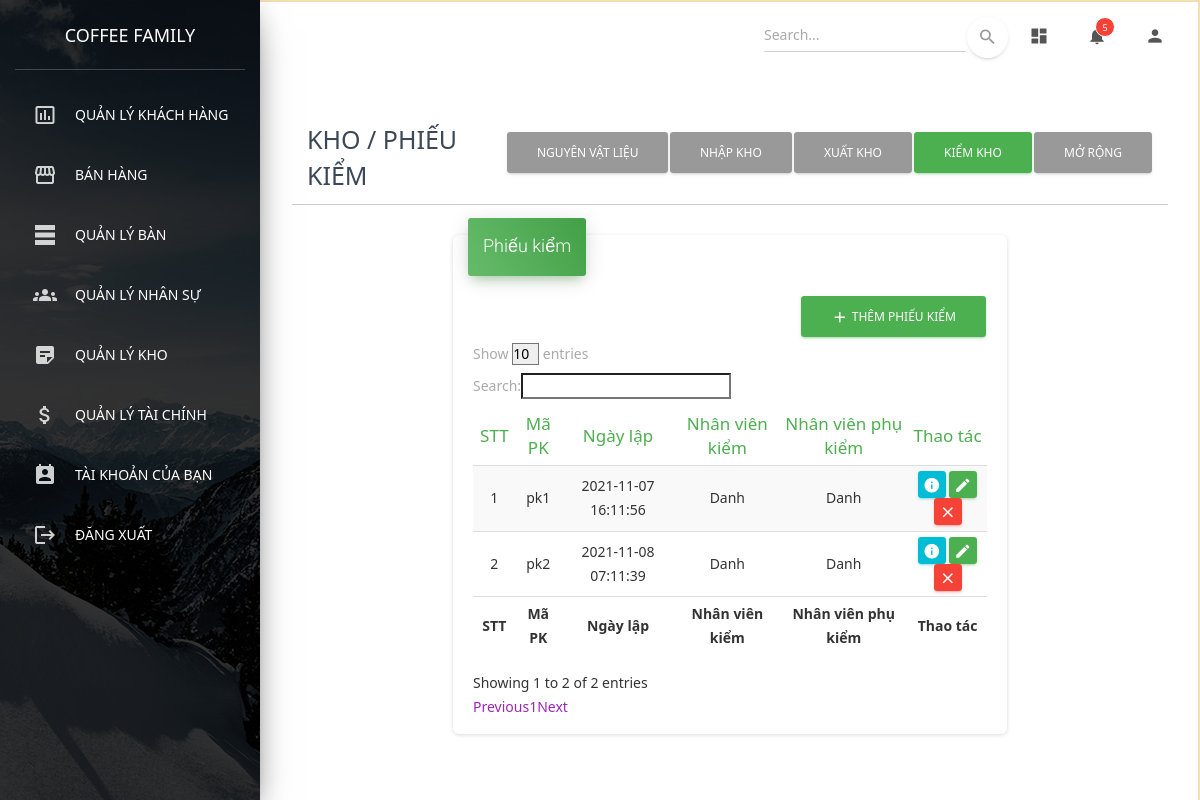
Screenshot of /admin/index.php?page=werehouse&report (signed in) with the database file from the repository.
### tables this page shows
CREATE TABLE `phieukiem` (
  `MaPK` varchar(10) NOT NULL,
  `MaNVKiem` varchar(10) NOT NULL,
  `MaNVPhuKiem` varchar(10) NOT NULL,
  `NgayLap` datetime NOT NULL,
  `GhiChu` varchar(150) NOT NULL
);

### models/M_PhieuKiem.php (called while the page is built, shortened)
<?php
include 'E_PhieuKiemKho.php';
class Model_PhieuKiem
{
    public function get_AllPhieuKiem()
    {
        include '../configs/config.php';
        $sql = 'SELECT * FROM phieukiem';
        $result = $conn->query($sql);
        $PhieuKiemList = array();
        if ($result->num_rows > 0) {
            while ($row = $result->fetch_assoc()) {
                $PhieuKiem = new PhieuKiemKho($row);
                array_push($PhieuKiemList, $PhieuKiem);
            }
            return $PhieuKiemList;
        }
    }
}
?>

### models/E_PhieuKiemKho.php (called while the page is built, shortened)
<?php
class PhieuKiemKho
{
    private $MaPK;
    private $MaNVKiem;
    private $MaNVPK;
    private $ThoiGian;
    public function __construct($row)
    {
        $this->MaPK = $row['MaPK'];
        $this->MaNVKiem = $row['MaNVKiem'];
        $this->MaNVPK = $row['MaNVPhuKiem'];
        $this->ThoiGian = $row['NgayLap'];
    }
    function get_MaPK()
    {
        return $this->MaPK;
    }
    function get_MaNVKiem()
    {
        return $this->MaNVKiem;
    }
    function get_MaNVPK()
    {
        return $this->MaNVPK;
    }
    function get_ThoiGian()
    {
        return $this->ThoiGian;
    }
}

### models/M_NhanVien.php (called while the page is built, shortened)
<?php
include 'E_NhanVien.php';
class Model_NhanVien
{
    public function get_AllNhanVien()
    {
        include '../configs/config.php';
        $sql = 'SELECT * FROM nhanvien';
        $result = $conn->query($sql);
        $NhanVienList = array();
        if ($result->num_rows > 0) {
            while ($row = $result->fetch_assoc()) {
                $NhanVien = new NhanVien();
                $NhanVien->clone($row);
                array_push($NhanVienList, $NhanVien);
            }
            return $NhanVienList;
        }
    }
}

### models/E_NhanVien.php (called while the page is built, shortened)
<?php
include '../models/M_ChucVu.php';
include '../models/M_TaiKhoan.php';
class NhanVien
{
    private $MaNV;
    private $Ten;
    public function __construct()
    {
        $this->MaNV =
            $this->HoTenDem =
            $this->Ten =
            $this->NgaySinh =
            $this->GioiTinh =
            $this->CMND =
            $this->SDT =
            $this->DiaChi =
            $this->NgayVaoLam =
            $this->Luong = null;
    }
    public function clone($row)
    {
        $this->MaNV = $row['MaNV'];
        $names = explode(' ', $row['HoTen']);
        $this->Ten = array_pop($names);
        $Model_ChucVu = new Model_ChucVu();
        $this->ChucVu = $Model_ChucVu->get_ChucVuDetails($row['MaCV']);
        $Model_TaiKhoan = new Model_TaiKhoan();
        $this->TaiKhoan = $Model_TaiKhoan->get_TaiKhoanDetails($row['MaNV']);
    }
    function get_MaNV()
    {
        return $this->MaNV;
    }
    function get_Ten()
    {
        return $this->Ten;
    }
}

### models/M_ChucVu.php (called while the page is built, shortened)
<?php
class Model_ChucVu
{
    public function get_ChucVuDetails($id)
    {
        include '../configs/config.php';
        $sql = 'SELECT * FROM chucvu WHERE MaCV="' . $id . '"';
        $result = $conn->query($sql);
        if ($result->num_rows > 0) {
            while ($row = $result->fetch_assoc()) {
                $ChucVu = new ChucVu();
                $ChucVu->clone($row);
                return $ChucVu;
            }
        }
    }
}

### models/M_PhanQuyen.php (called while the page is built, shortened)
<?php
class Model_PhanQuyen
{
    public function get_PhanQuyenByMaCV($id)
    {
        $PhanQuyenList = array();
        include '../configs/config.php';
        $sql = 'SELECT * FROM quyen WHERE MaCV="' . $id . '"';
        $result = $conn->query($sql);
        if ($result->num_rows > 0) {
            while ($row = $result->fetch_assoc()) {
                $PhanQuyen = new PhanQuyen();
                $PhanQuyen->clone($row);
                array_push($PhanQuyenList, $PhanQuyen);
            }
            return $PhanQuyenList;
        } else
            return null;
    }
}

### models/E_ChucVu.php (called while the page is built, shortened)
<?php
include_once '../models/M_PhanQuyen.php';
class ChucVu
{
    public function clone($row)
    {
        $this->MaCV = $row['MaCV'];
        $ModelPhanQuyen = new Model_PhanQuyen();
        $this->PhanQuyenList = $ModelPhanQuyen->get_PhanQuyenByMaCV($this->MaCV);
    }
}

### models/M_TaiKhoan.php (called while the page is built, shortened)
<?php
class Model_TaiKhoan
{
    public function get_TaiKhoanDetails($id)
    {
        include '../configs/config.php';
        $sql = 'SELECT * FROM taikhoan WHERE MaNV="' . $id . '"';
        $result = $conn->query($sql);
        if ($result) {
            while ($row = $result->fetch_assoc()) {
                $TaiKhoan = new TaiKhoan();
                $TaiKhoan->clone($row);
                return $TaiKhoan;
            }
        }
    }
}

### admin/warehouse/report.php (the view, shortened to what this page needs)
<?php
include '../models/M_NhanVien.php';
$ModelNhanVien = new Model_NhanVien();
$NhanVienList = $ModelNhanVien->get_AllNhanVien();
function getTenNV($NhanVienList, $maNV)
{
    for ($i = 0; $i < count($NhanVienList); $i++) {
        if ($NhanVienList[$i]->get_MaNV() == $maNV) {
            return $NhanVienList[$i]->get_Ten();
        }
    }
}
?>
<div class="container-fluid">
    <div class="flex-sp-bet below-menu-icon col-sm-12 col-md-12 col-lg-12 col-xl-12">
        <h3 class="d-none d-sm-none d-md-none d-lg-block d-xl-block"><strong>KHO / PHIẾU KIỂM</strong></h3>
        <div class="buttons-group">
            <div class="btn btn-material">Nguyên vật liệu</div>
            <div class="btn btn-receipt">Nhập kho</div>
            <div class="btn btn-export">Xuất kho</div>
            <div class="btn btn-success">Kiểm kho</div>
            <div class="btn btn-expand">Mở rộng</div>
        </div>
    </div>
    <div class="line-break"></div>
    <div class="sections-container">
        <div class="col-lg-8 col-xl-8 col-md-8 col-sm-12">
            <div class="card">
                <div class="card-header card-header-text card-header-success">
                    <div class="card-text">
                        <h4 class="card-title">Phiếu kiểm</h4>
                    </div>
                </div>
                <div class="card-body content-in-card">
                    <button class="btn btn-success btn-add" data-toggle="modal" data-target="#myModal">
                        <i class="material-icons">add</i>
                        Thêm phiếu kiểm
                    </button>
                    <div class="table-responsive">
                        <table id="datatablesUnit" class="datatables table table-striped table-no-bordered table-hover dataTable dtr-inline" cellspacing="0" role="grid" aria-describedby="datatables_info">
                            <thead>
                                <tr role="row">
                                    <th class='text-center text-success'>STT</th>
                                    <th class='text-center text-success'>Mã PK</th>
                                    <th class='text-center text-success'>Ngày lập</th>
                                    <th class='text-center text-success'>Nhân viên kiểm</th>
                                    <th class='text-center text-success'>Nhân viên phụ kiểm</th>
                                    <th class='text-center text-success'>Thao tác</th>
                                </tr>
                            </thead>
                            <tfoot>
                                <tr>
                                    <th class='text-center'>STT</th>
                                    <th class='text-center'>Mã PK</th>
                                    <th class='text-center'>Ngày lập</th>
                                    <th class='text-center'>Nhân viên kiểm</th>
                                    <th class='text-center'>Nhân viên phụ kiểm</th>
                                    <th class='text-center'>Thao tác</th>
                                </tr>
                            </tfoot>
                            <tbody>
                               <?php
                                if ($PhieuKiemList)
                                {
                                    if (count($PhieuKiemList) > 0) {
                                        for ($i = 0; $i < count($PhieuKiemList); $i++)
                                        {
                                            echo "<tr role='row' class='odd'>";
                                            echo "<td tabindex='0' class='text-center sorting_1'>" . ($i + 1) . "</td>";
                                            echo "<td class='text-center pk-id'>" . $PhieuKiemList[$i]->get_MaPK() . "</td>";
                                            echo "<td class='text-center'>" . $PhieuKiemList[$i]->get_ThoiGian() . "</td>";
                                            echo "<td class='text-center main-staff'>" . getTenNV($NhanVienList, $PhieuKiemList[$i]->get_MaNVKiem()) . "</td>";
                                            echo "<td class='text-center sup-staff'>" . getTenNV($NhanVienList, $PhieuKiemList[$i]->get_MaNVPK()) . "</td>";
                                            echo '<td class="td-actions text-center">
                                                    <button type="button" rel="tooltip" class="btn btn-info btn-view-detail" data-target="#myModal" data-toggle="modal">
                                                        <i class="material-icons">info</i>
                                                    </button>
                                                    <button type="button" rel="tooltip" class="btn btn-success btn-edit" data-target="#myModal" data-toggle="modal">
                                                        <i class="material-icons">edit</i>
                                                    </button>
                                                    <button type="button" rel="tooltip" class="btn btn-danger" data-toggle="tooltip" data-placement="top" title="Xóa">
                                                        <i class="material-icons">close</i>
                                                    </button>
                                                </td>';
                                            echo "</tr>";
                                        }
                                    }
                                    else
                                    {
                                        echo "Dữ liệu trống!";
                                    }
                                }
                               ?>
                            </tbody>
                        </table>
                    </div>
                </div>
            </div>
        </div>
    </div>
</div>

### admin/index.php (style rules this page uses)
* { font-family: 'Segoe UI', Tahoma, Geneva, Verdana, sans-serif; }
body { border: 2px solid wheat; background-color: white; overflow: hidden; -ms-overflow-style: none; scrollbar-width: none; }

### admin/warehouse/report.php (style rules this page uses)
.flex-sp-bet { align-items: center; justify-content: space-between; }
.fields-group, .buttons-group, .flex-sp-bet { display: flex; }
.line-break { width: 100%; height: 1px; background-color: #ccc; }
.content-in-card, .sections-container, .detail-information { display: flex; flex-wrap: wrap; }
.content-in-card { align-items: center; justify-content: flex-end; }
.sections-container { width: 100%; height: auto; align-items: center; justify-content: center; }

### rows the page displays
phieukiem: MaPK "pk1", NgayLap "2021-11-07 16:11:56", MaNVKiem "Danh", MaNVPhuKiem "Danh"
phieukiem: MaPK "pk2", NgayLap "2021-11-08 07:11:39", MaNVKiem "Danh", MaNVPhuKiem "Danh"
